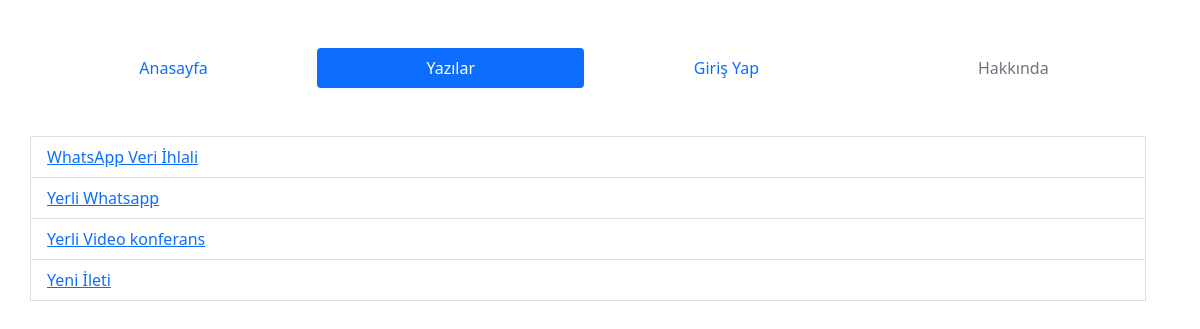
Page /blogdetay.php on the earlier database version.
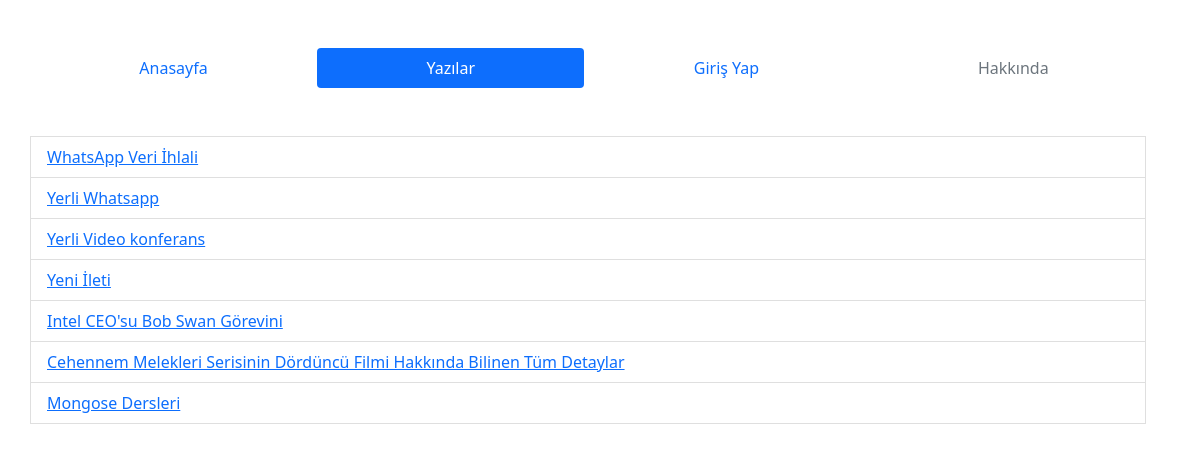
Same page on the later database version.
### tables this page shows
CREATE TABLE `posts` (
  `id` int(11) NOT NULL,
  `title` varchar(1000) NOT NULL,
  `body` text NOT NULL,
  `author` varchar(50) NOT NULL,
  `date` timestamp NOT NULL DEFAULT CURRENT_TIMESTAMP,
  `image` varchar(200) DEFAULT NULL
);

### blogdetay.php (the view, shortened to what this page needs)
<?php
include_once("./config/init.php");
include_once("./config/db.php");
?>
<div class="container mt-5">
    <div class="row">
        <ul class="nav nav-pills nav-fill">
            <li class="nav-item">
                <a class="nav-link " aria-current="page" href="index.php">Anasayfa</a>
            </li>
            <li class="nav-item">
                <a class="nav-link active" href="blog.php">Yazılar</a>
            </li>
            <?php
            if ($_SESSION['role'] == "admin") {
            ?>
                <li class="nav-item">
                    <a class="nav-link" href="admin.php">Yeni Yazı</a>
                </li>
            <?php
            } else {
            ?>
                <li class="nav-item">
                    <a class="nav-link" href="login.php">Giriş Yap</a>
                </li>
            <?php
            }
            ?>
            <li class="nav-item">
                <a class="nav-link disabled" href="#" tabindex="-1" aria-disabled="true">Hakkında</a>
            </li>
        </ul>
    </div>
    <div class="row mt-5">
        <div class="row">
            <?php
            $post_id = $_GET['id'];
            ?>
                <?php
            $sorgu = $db->prepare("SELECT * FROM posts");
            $sorgu->execute();
            while ($row = $sorgu->fetch(PDO::FETCH_ASSOC))
            {
                if($post_id==$row["id"]){ ?>
                    <li class="list-group-item bg-warning" aria-current="true"> <span class="text-white"><a href="blogdetay.php?id=<?= $row["id"] ?>"> <?= $row["title"] ?></a></span></li>
                <?php
                }
                else { ?>
                    <li class="list-group-item"><span class="text-warning"><a href="blogdetay.php?id=<?= $row["id"] ?>"> <?= $row["title"] ?></a></span></li>
               <?php }
            }
                ?>
                </div>
        </div>
    </div>

### config/init.php (shortened to what this page needs)
<!DOCTYPE html>
<html lang="tr">
  <head>
    <link href="https://cdn.jsdelivr.net/npm/bootstrap@5.0.0-beta1/dist/css/bootstrap.min.css" rel="stylesheet">
  </head>

Differences in the rows shown:
added posts: title "Intel CEO'su Bob Swan Görevini"
added posts: title "Cehennem Melekleri Serisinin Dördüncü Filmi Hakkında Bilinen Tüm Detaylar"
added posts: title "Mongose Dersleri"
